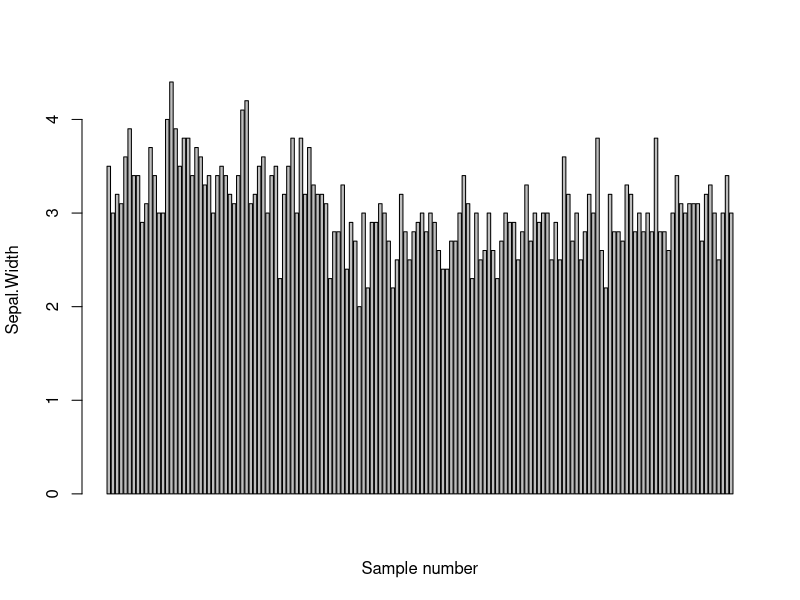
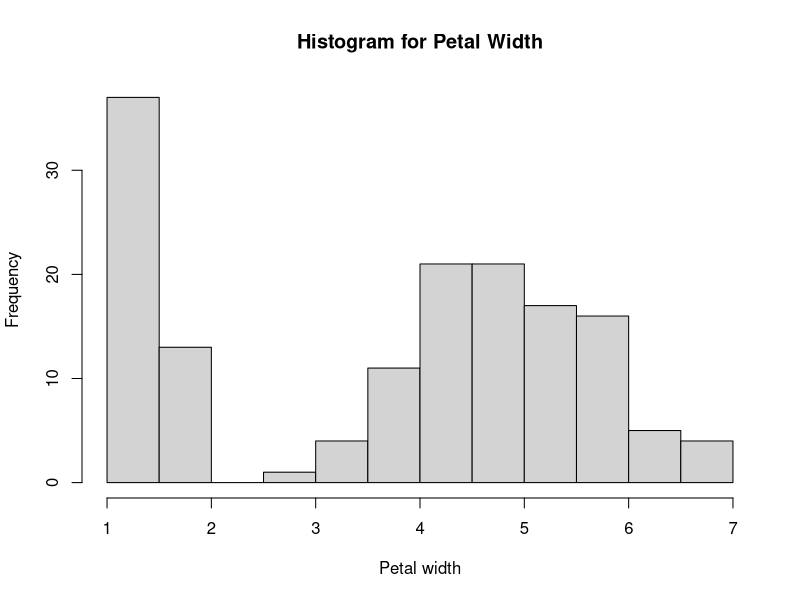
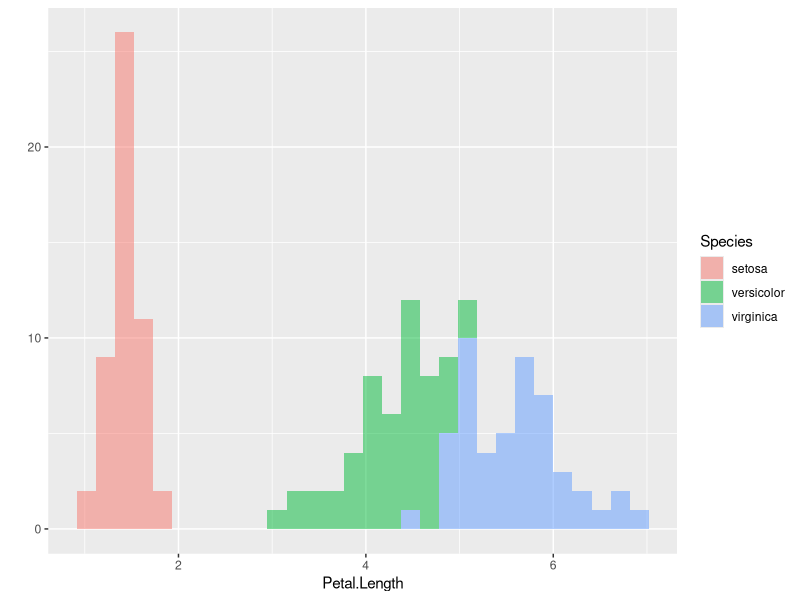
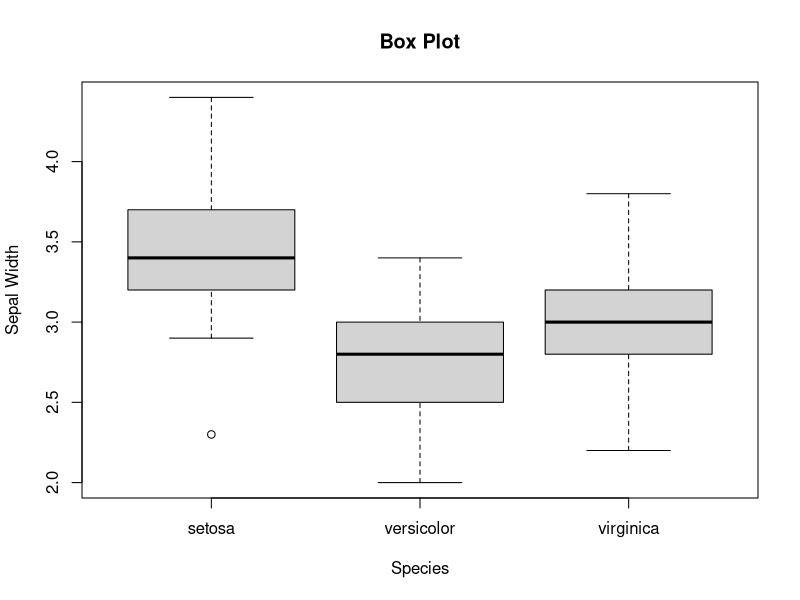

R code for these plots, in order:
data("iris") # loading dataset iris
iris        # view the dataset
dim(iris)    # shows we have 150 samples and 5 columns
attributes(iris) # to get an overall idea about classes, samples and their data types
summary(iris) 
require(ggplot2) 

barplot(iris$Sepal.Width, xlab="Sample number",ylab="Sepal.Width")

hist(iris$Petal.Length,main="Histogram for Petal Width", 
     xlab="Petal width") 

qplot(Petal.Length, data=iris, geom='histogram', fill=Species, alpha=I(0.5))

boxplot(Sepal.Width ~ Species, data=iris,
        main="Box Plot",
        xlab="Species",
        ylab="Sepal Width")

